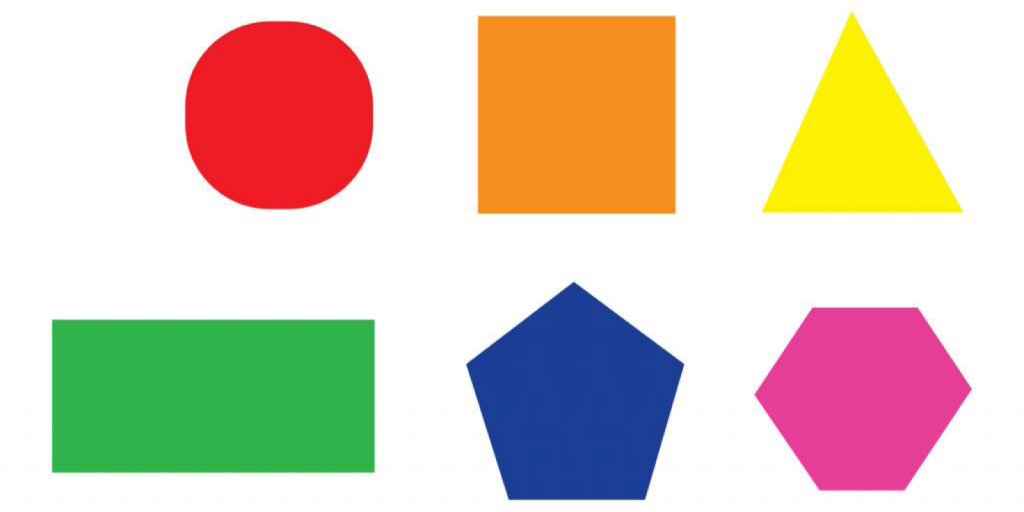
#> input picture OpenCV/images/shapes.jpg, 2048 x 1024 px (shown at 1/2 size)
$ python 26-circle-detection.py
#> lines starting #> are read from the running program, lines starting #| are printed output that depends on the picture; after the words box and inside, x2 and y2 are one past the last pixel; in counts of white or black regions, pixels touching at a corner belong together
import numpy as np
import cv2

img = cv2.imread("../images/shapes.jpg")
#> img is the input picture: shape (1024, 2048, 3); mean B, G, R 186.8, 203.4, 218
img = cv2.resize(img, (1400, 700))
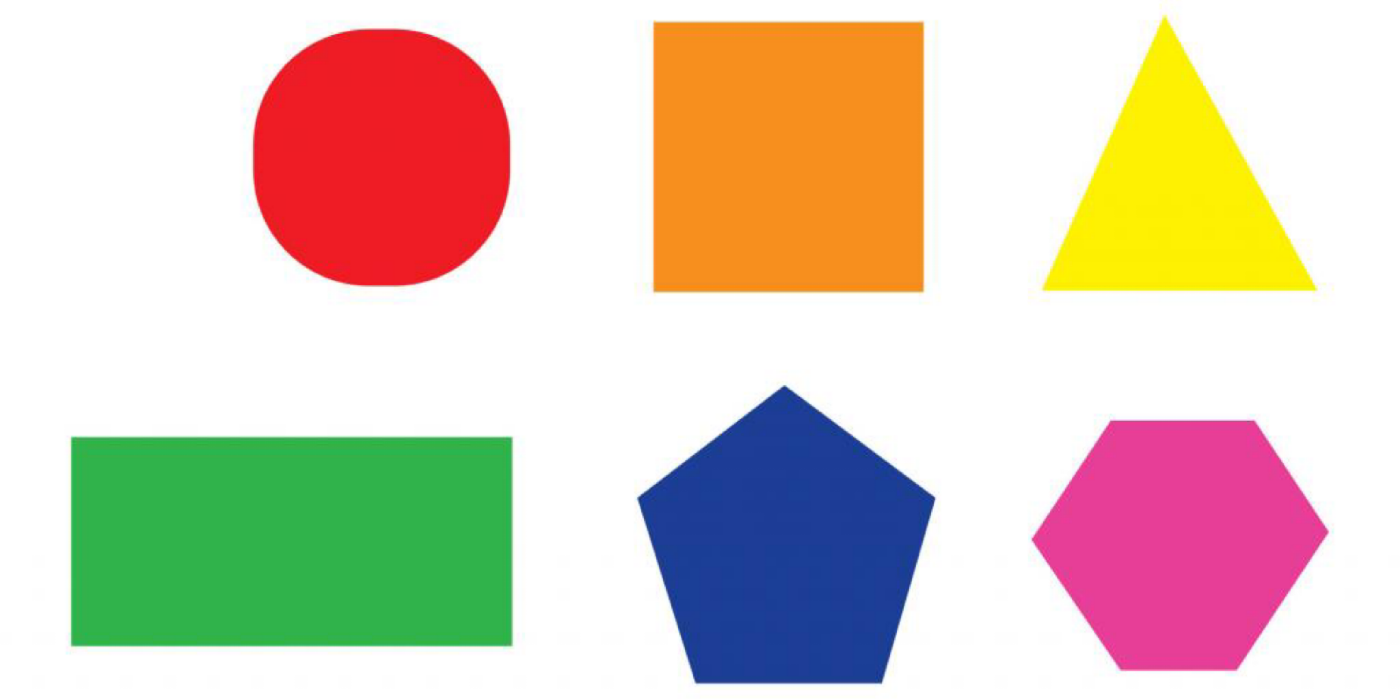
#> img: shape (700, 1400, 3); mean B, G, R 186.8, 203.4, 218
output = img.copy()
gray = cv2.cvtColor(img, cv2.COLOR_BGR2GRAY)
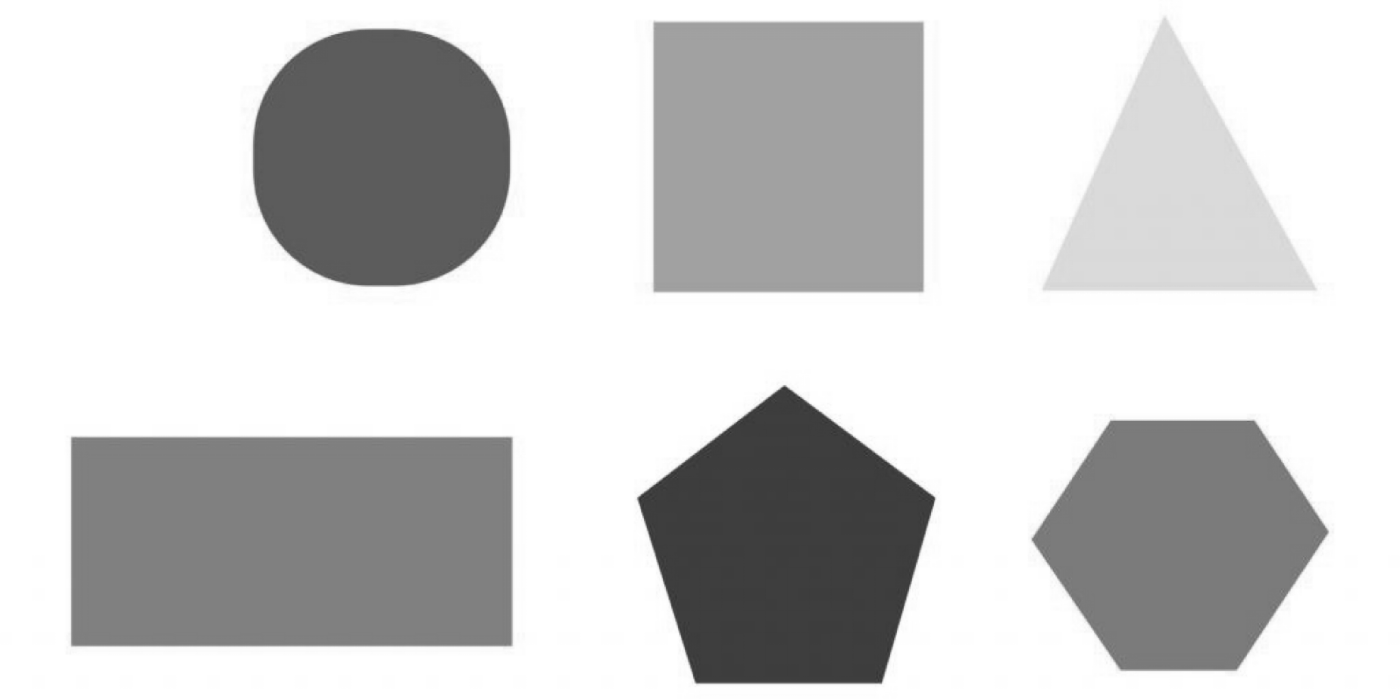
#> gray: shape (700, 1400); min 45, max 255, mean 205.9
gray = cv2.medianBlur(gray, 5)

circles = cv2.HoughCircles(image=gray,
                           method=cv2.HOUGH_GRADIENT,
                           dp=1,
                           minDist=20,
                           param1=50,
                           param2=60,
                           minRadius=0,
                           maxRadius=0)
#> circles = [[373.5, 168.5, 120.6], [393.5, 147.5, 118.1]]
detected_circles = np.uint16(np.around(circles))
#> detected_circles = [[374, 168, 121], [394, 148, 118]]
for (x, y, r) in detected_circles[0, :]:
    cv2.circle(output, (x, y), r, (0, 255, 0), 2)
    cv2.circle(output, (x, y), 2, (0, 255, 255), 2)
#> this loop made 2 passes
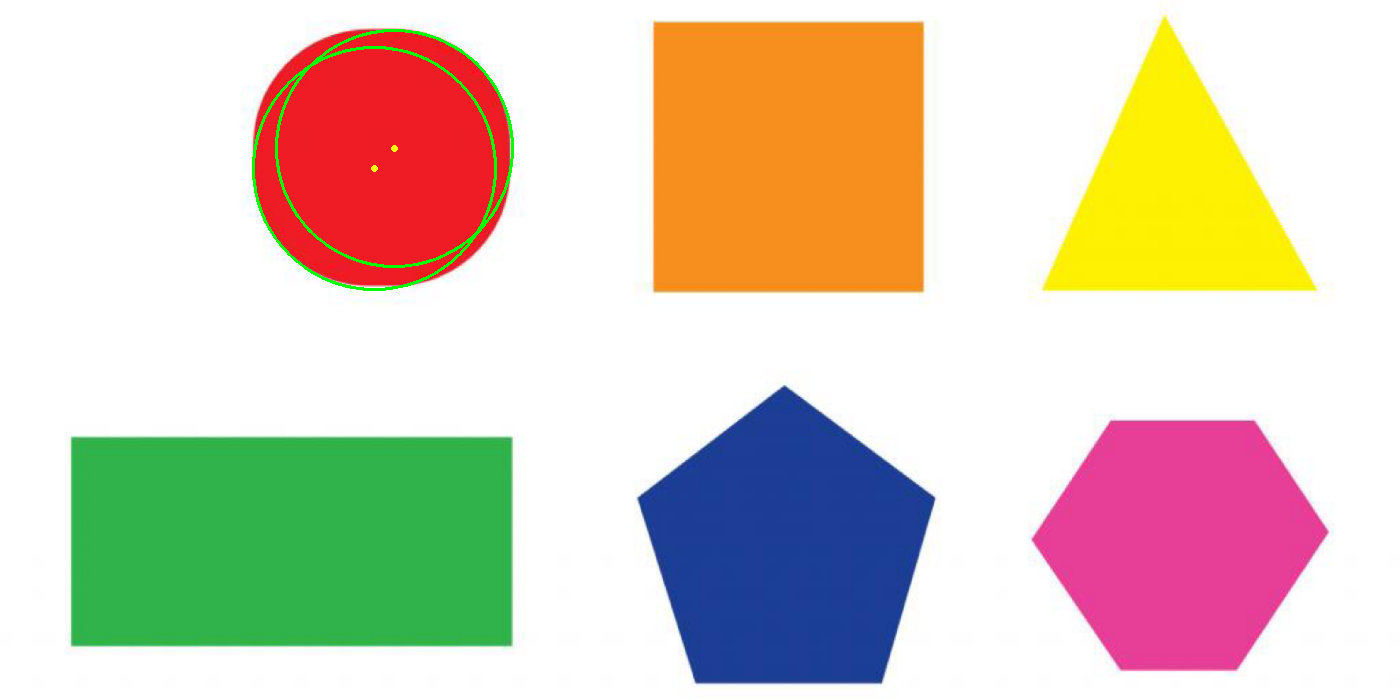
#> output: shape (700, 1400, 3); 0.46% of pixels changed, all inside (x1, y1, x2, y2) = (252, 29, 514, 291)

cv2.imshow("img", output)
cv2.waitKey(0)
cv2.destroyAllWindows()
